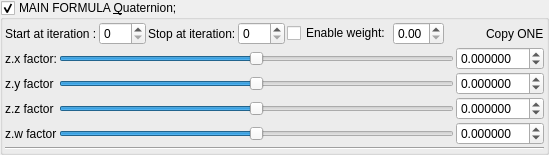
    <widget class="MyGroupBox" name="groupCheck_transform_quaternion1_enabled">
     <property name="title">
      <string>MAIN FORMULA &amp;Quaternion; </string>
     </property>
     <property name="checkable">
      <bool>true</bool>
     </property>
     <layout class="QVBoxLayout" name="verticalLayout_26" stretch="0,0,0">
      <property name="spacing">
       <number>2</number>
      </property>
      <property name="leftMargin">
       <number>2</number>
      </property>
      <property name="topMargin">
       <number>2</number>
      </property>
      <property name="rightMargin">
       <number>2</number>
      </property>
      <property name="bottomMargin">
       <number>2</number>
      </property>
      <item>
       <layout class="QGridLayout" name="gridLayout_26">
        <item row="0" column="0">
         <widget class="QLabel" name="label_88">
          <property name="text">
           <string>Start at iteration :</string>
          </property>
         </widget>
        </item>
        <item row="0" column="3">
         <widget class="MySpinBox" name="spinboxInt_transform_quaternion1_stop_iterations">
          <property name="sizePolicy">
           <sizepolicy hsizetype="Minimum" vsizetype="Maximum">
            <horstretch>0</horstretch>
            <verstretch>0</verstretch>
           </sizepolicy>
          </property>
          <property name="maximum">
           <number>250</number>
          </property>
         </widget>
        </item>
        <item row="0" column="1">
         <widget class="MySpinBox" name="spinboxInt_transform_quaternion1_start_iterations">
          <property name="sizePolicy">
           <sizepolicy hsizetype="Minimum" vsizetype="Maximum">
            <horstretch>0</horstretch>
            <verstretch>0</verstretch>
           </sizepolicy>
          </property>
          <property name="minimum">
           <number>0</number>
          </property>
          <property name="maximum">
           <number>250</number>
          </property>
          <property name="value">
           <number>0</number>
          </property>
         </widget>
        </item>
        <item row="0" column="2">
         <widget class="QLabel" name="label_89">
          <property name="text">
           <string>Stop at iteration:</string>
          </property>
         </widget>
        </item>
        <item row="0" column="9">
         <widget class="QLabel" name="label_121">
          <property name="text">
           <string>Copy ONE</string>
          </property>
         </widget>
        </item>
        <item row="0" column="7">
         <widget class="MyDoubleSpinBox" name="spinbox_transform_quaternion1_weight">
          <property name="sizePolicy">
           <sizepolicy hsizetype="Minimum" vsizetype="Maximum">
            <horstretch>0</horstretch>
            <verstretch>0</verstretch>
           </sizepolicy>
          </property>
          <property name="decimals">
           <number>2</number>
          </property>
          <property name="minimum">
           <double>0.000000000000000</double>
          </property>
          <property name="maximum">
           <double>1.000000000000000</double>
          </property>
          <property name="singleStep">
           <double>0.100000000000000</double>
          </property>
         </widget>
        </item>
        <item row="0" column="8">
         <spacer name="horizontalSpacer_15">
          <property name="orientation">
           <enum>Qt::Horizontal</enum>
          </property>
          <property name="sizeHint" stdset="0">
           <size>
            <width>40</width>
            <height>20</height>
           </size>
          </property>
         </spacer>
        </item>
        <item row="0" column="6">
         <widget class="QCheckBox" name="checkBox_transform_quaternion1_weight_enabled">
          <property name="text">
           <string>Enable weight:</string>
          </property>
         </widget>
        </item>
       </layout>
      </item>
      <item>
       <layout class="QGridLayout" name="gridLayout_33">
        <property name="spacing">
         <number>2</number>
        </property>
        <item row="1" column="1">
         <widget class="QLabel" name="label_90">
          <property name="text">
           <string>z.y factor</string>
          </property>
         </widget>
        </item>
        <item row="1" column="3">
         <widget class="MyDoubleSpinBox" name="spinbox3_transform_quaternion1_factorConstantVect_y">
          <property name="sizePolicy">
           <sizepolicy hsizetype="Minimum" vsizetype="Maximum">
            <horstretch>0</horstretch>
            <verstretch>0</verstretch>
           </sizepolicy>
          </property>
          <property name="prefix">
           <string/>
          </property>
          <property name="suffix">
           <string/>
          </property>
          <property name="decimals">
           <number>6</number>
          </property>
          <property name="minimum">
           <double>-99.989999999999995</double>
          </property>
          <property name="maximum">
           <double>99.989999999999995</double>
          </property>
          <property name="singleStep">
           <double>0.100000000000000</double>
          </property>
         </widget>
        </item>
        <item row="0" column="1">
         <widget class="QLabel" name="label_93">
          <property name="text">
           <string>z.x factor:</string>
          </property>
         </widget>
        </item>
        <item row="2" column="1">
         <widget class="QLabel" name="label_98">
          <property name="text">
           <string>z.z factor</string>
          </property>
         </widget>
        </item>
        <item row="2" column="3">
         <widget class="MyDoubleSpinBox" name="spinbox3_transform_quaternion1_factorConstantVect_z">
          <property name="sizePolicy">
           <sizepolicy hsizetype="Minimum" vsizetype="Maximum">
            <horstretch>0</horstretch>
            <verstretch>0</verstretch>
           </sizepolicy>
          </property>
          <property name="prefix">
           <string/>
          </property>
          <property name="suffix">
           <string/>
          </property>
          <property name="decimals">
           <number>6</number>
          </property>
          <property name="minimum">
           <double>-99.989999999999995</double>
          </property>
          <property name="maximum">
           <double>99.989999999999995</double>
          </property>
          <property name="singleStep">
           <double>0.100000000000000</double>
          </property>
         </widget>
        </item>
        <item row="1" column="2">
         <widget class="QSlider" name="slider3_transform_quaternion1_factorConstantVect_y">
          <property name="sizePolicy">
           <sizepolicy hsizetype="Expanding" vsizetype="Maximum">
            <horstretch>0</horstretch>
            <verstretch>0</verstretch>
           </sizepolicy>
          </property>
          <property name="minimum">
           <number>-3000000</number>
          </property>
          <property name="maximum">
           <number>3000000</number>
          </property>
          <property name="singleStep">
           <number>1</number>
          </property>
          <property name="orientation">
           <enum>Qt::Horizontal</enum>
          </property>
         </widget>
        </item>
        <item row="2" column="2">
         <widget class="QSlider" name="slider3_transform_quaternion1_factorConstantVect_z">
          <property name="sizePolicy">
           <sizepolicy hsizetype="Expanding" vsizetype="Maximum">
            <horstretch>0</horstretch>
            <verstretch>0</verstretch>
           </sizepolicy>
          </property>
          <property name="minimum">
           <number>-3000000</number>
          </property>
          <property name="maximum">
           <number>3000000</number>
          </property>
          <property name="singleStep">
           <number>1</number>
          </property>
          <property name="orientation">
           <enum>Qt::Horizontal</enum>
          </property>
         </widget>
        </item>
        <item row="3" column="1">
         <widget class="QLabel" name="label_105">
          <property name="text">
           <string>z.w factor</string>
          </property>
         </widget>
        </item>
        <item row="0" column="2">
         <widget class="QSlider" name="slider3_transform_quaternion1_factorConstantVect_x">
          <property name="sizePolicy">
           <sizepolicy hsizetype="Expanding" vsizetype="Maximum">
            <horstretch>0</horstretch>
            <verstretch>0</verstretch>
           </sizepolicy>
          </property>
          <property name="minimum">
           <number>-2000000</number>
          </property>
          <property name="maximum">
           <number>2000000</number>
          </property>
          <property name="singleStep">
           <number>1</number>
          </property>
          <property name="orientation">
           <enum>Qt::Horizontal</enum>
          </property>
         </widget>
        </item>
        <item row="0" column="3">
         <widget class="MyDoubleSpinBox" name="spinbox3_transform_quaternion1_factorConstantVect_x">
          <property name="sizePolicy">
           <sizepolicy hsizetype="Minimum" vsizetype="Maximum">
            <horstretch>0</horstretch>
            <verstretch>0</verstretch>
           </sizepolicy>
          </property>
          <property name="prefix">
           <string/>
          </property>
          <property name="suffix">
           <string/>
          </property>
          <property name="decimals">
           <number>6</number>
          </property>
          <property name="minimum">
           <double>-99.989999999999995</double>
          </property>
          <property name="maximum">
           <double>99.989999999999995</double>
          </property>
          <property name="singleStep">
           <double>0.100000000000000</double>
          </property>
         </widget>
        </item>
        <item row="3" column="2">
         <widget class="QSlider" name="slider_transform_quaternion1_factorConstantW">
          <property name="sizePolicy">
           <sizepolicy hsizetype="Expanding" vsizetype="Maximum">
            <horstretch>0</horstretch>
            <verstretch>0</verstretch>
           </sizepolicy>
          </property>
          <property name="minimum">
           <number>-3000000</number>
          </property>
          <property name="maximum">
           <number>3000000</number>
          </property>
          <property name="singleStep">
           <number>1</number>
          </property>
          <property name="orientation">
           <enum>Qt::Horizontal</enum>
          </property>
         </widget>
        </item>
        <item row="3" column="3">
         <widget class="MyDoubleSpinBox" name="spinbox_transform_quaternion1_factorConstantW">
          <property name="sizePolicy">
           <sizepolicy hsizetype="Minimum" vsizetype="Maximum">
            <horstretch>0</horstretch>
            <verstretch>0</verstretch>
           </sizepolicy>
          </property>
          <property name="prefix">
           <string/>
          </property>
          <property name="suffix">
           <string/>
          </property>
          <property name="decimals">
           <number>6</number>
          </property>
          <property name="minimum">
           <double>-99.989999999999995</double>
          </property>
          <property name="maximum">
           <double>99.989999999999995</double>
          </property>
          <property name="singleStep">
           <double>0.100000000000000</double>
          </property>
         </widget>
        </item>
       </layout>
      </item>
      <item>
       <widget class="Line" name="line_16">
        <property name="orientation">
         <enum>Qt::Horizontal</enum>
        </property>
       </widget>
      </item>
     </layout>
    </widget>
